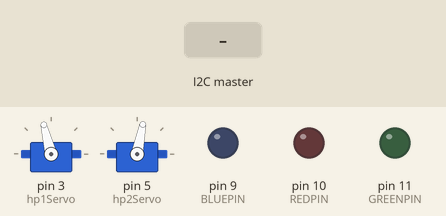
The sketch below on a simulated Arduino Uno, built with avr-gcc and run on an emulated ATmega328P. On the bench: 2 × servo, output pins drawn as LEDs (lit = HIGH). The test bench sets the inputs (shaded band). Random numbers use the default seed unless the sketch sets one.

Above: at 4.2 s.
4.3 s: the I2C master sends the byte 1
At 5.3 s:
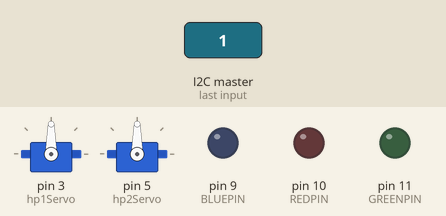
5.8 s: the I2C master sends the byte 0
At 6.5 s:
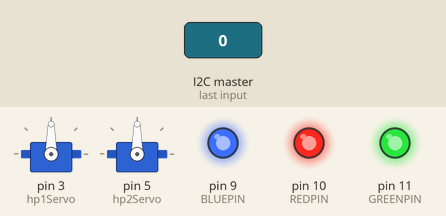
At 11.4 s:
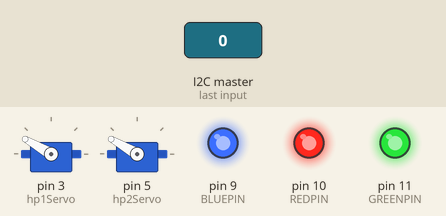
Timing chart, 0 to 22.0 s (numbered marks = the images above; inputs shaded):
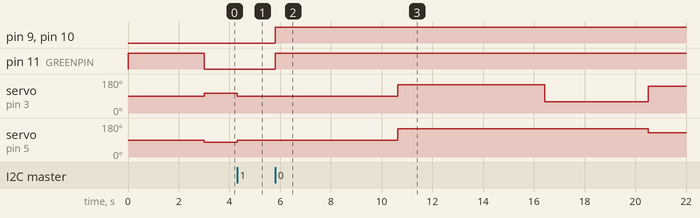

The sketch:

I2C_HoloProjector.ino
```cpp
// To upload, select:
//     Tools->Board->Arduino Mini
//     Tools->Processor->Atmega328
//     Tools->Programmer->USBtinyISP
//     File->Upload Using Programmer

#include "I2C_Common.h"
#include <Wire.h>
#include <Servo.h>

#define REDPIN 10
#define GREENPIN 11
#define BLUEPIN 9

// 1=Front(BLUE), 2=TOP(Red), 3=Rear(Green);
#define HP 3

// Amount of time to show the color designation for the HP
#define STARTUPDELAY 3000

// servo mins and max
#define SERVOMIN 20
#define SERVOMAX 150

Servo hp1Servo;
Servo hp2Servo;
bool isTwitchOn = true;
unsigned long currentTime;
unsigned long endTime;

void setLed(I2C_HP_Color::Value color, int timeInMilliseconds = 0) {
    digitalWrite(REDPIN, color & bit(0));
    digitalWrite(GREENPIN, color & bit(1));
    digitalWrite(BLUEPIN, color & bit(2));

    if (timeInMilliseconds > 0) {
      delay(timeInMilliseconds);
      setLed(I2C_HP_Color::Off);
    }
}

void setServo1(int value) {
    hp1Servo.write(clamp(value, SERVOMIN, SERVOMAX));
}

void setServo2(int value) {
    hp2Servo.write(clamp(value, SERVOMIN, SERVOMAX));
}

void setup() {
    randomSeed(analogRead(0));

    pinMode(REDPIN, OUTPUT);
    pinMode(GREENPIN, OUTPUT);
    pinMode(BLUEPIN, OUTPUT);

    hp1Servo.attach(3);
    hp2Servo.attach(5);

    switch (HP) {
        case 1:
            Wire.begin(I2C_DeviceAddress::FrontHP);
            setLed(I2C_HP_Color::Blue, STARTUPDELAY);
            break;

        case 2:
            Wire.begin(I2C_DeviceAddress::TopHP);
            setLed(I2C_HP_Color::Red, STARTUPDELAY);
            break;

        case 3:
            Wire.begin(I2C_DeviceAddress::RearHP);
            setLed(I2C_HP_Color::Green, STARTUPDELAY);
            break;
    }

    Wire.onReceive(receiveEvent);
}

void loop() {
    processTwitch();
}

void processTwitch() {
    if (isTwitchOn) {
        // get the current time
        currentTime = millis();

        if (endTime < currentTime) {
            // twitch here
            setServo1(random(180));
            setServo2(random(180));

            // set new end time
            endTime = currentTime + (random(5000)) + 3000;
        }
    }
}

//------------------------------------------------------------------------------
// I2C
//------------------------------------------------------------------------------
// Adding braces after case statements to fix 'jumping the case label'error - ugh
void receiveEvent(int eventCode) {
    I2C_HP_Mode::Value currentMode = (I2C_HP_Mode::Value)Wire.read();

    switch (currentMode) {
        case I2C_HP_Mode::Color:
        {
            I2C_HP_Color::Value color = (I2C_HP_Color::Value)Wire.read();
            setLed(color);
        }
        break;

        case I2C_HP_Mode::Servo:
        {
            I2C_HP_Servo::Value servo = (I2C_HP_Servo::Value)Wire.read();

            int hp1Value = 90;
            int hp2Value = 90;

            // set position values based on the enum
            switch (servo) {
                case I2C_HP_Servo::TopLeft: { hp1Value = 0; hp2Value = 0; } break;
                case I2C_HP_Servo::Top: { hp1Value = 90; hp2Value = 0; } break;
                case I2C_HP_Servo::TopRight: { hp1Value = 180; hp2Value = 0; } break;
                case I2C_HP_Servo::Left: { hp1Value = 0; hp2Value = 90; } break;
                case I2C_HP_Servo::Center: { hp1Value = 90; hp2Value = 90; } break;
                case I2C_HP_Servo::Right: { hp1Value = 180; hp2Value = 90; } break;
                case I2C_HP_Servo::BottomLeft: { hp1Value = 0; hp2Value = 180; } break;
                case I2C_HP_Servo::Bottom: { hp1Value = 90; hp2Value = 180; } break;
                case I2C_HP_Servo::BottomRight: { hp1Value = 180; hp2Value = 180; } break;
                case I2C_HP_Servo::MoveTo: { hp1Value = Wire.read(); hp2Value = Wire.read(); } break;
                case I2C_HP_Servo::TwitchOn: { isTwitchOn = true; } break;
                case I2C_HP_Servo::TwitchOff: { isTwitchOn = false; } break;
            }

            // move servo
            setServo1(clamp(hp1Value, SERVOMIN, SERVOMAX));
            setServo2(clamp(hp2Value, SERVOMIN, SERVOMAX));
        }
    }
}

//------------------------------------------------------------------------------
// HELPER FUNCTIONS
//------------------------------------------------------------------------------
int clamp(int value, int min, int max) {
    if (value < min)
        return min;
    else if (value > max)
        return max;

    return value;
}
```

I2C_Common.h
```cpp
#ifndef __I2C_COMMON_H__
#define __I2C_COMMON_H__

//------------------------------------------------------------------------------
// SYSTEM WIDE
//------------------------------------------------------------------------------
struct I2C_DeviceAddress {
    enum Value {
        FrontHP = 25,
        TopHP = 26,
        RearHP = 27,
    };
};

//------------------------------------------------------------------------------
// HOLO PROJECTORS
//------------------------------------------------------------------------------
struct I2C_HP_Color {
    enum Value {
        Off = 0,
        Red = 1,
        Green = 2,
        Yellow = 3,
        Blue = 4,
        Magenta = 5,
        Cyan = 6,
        White = 7
    };
};

struct I2C_HP_Mode {
    enum Value {
        Color = 0,
        Servo = 1,
    };
};

struct I2C_HP_Servo {
    enum Value {
        TopLeft = 0,
        Top = 1,
        TopRight = 2,
        Left = 3,
        Center = 4,
        Right = 5,
        BottomLeft = 6,
        Bottom = 7,
        BottomRight = 8,
        MoveTo = 9,
        TwitchOn = 10,
        TwitchOff = 11,
    };
};

#endif
```

Measured:
- after the input at 4.3 s, servo on pin 3 (hp1Servo): 104° → 90° at once; servo on pin 5 (hp2Servo): 79° → 90° at once
- after the input at 5.8 s, pin 9 (BLUEPIN), pin 10 (REDPIN), pin 11 (GREENPIN): LOW → HIGH at once
